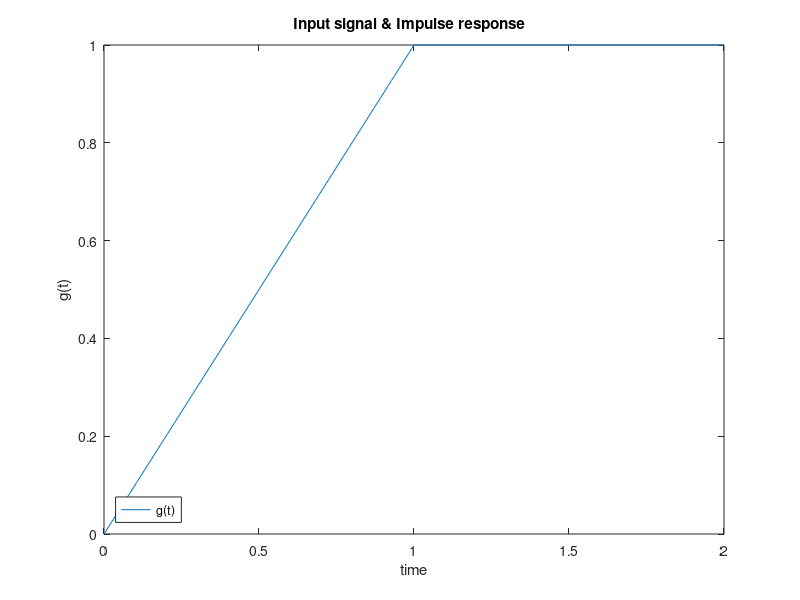
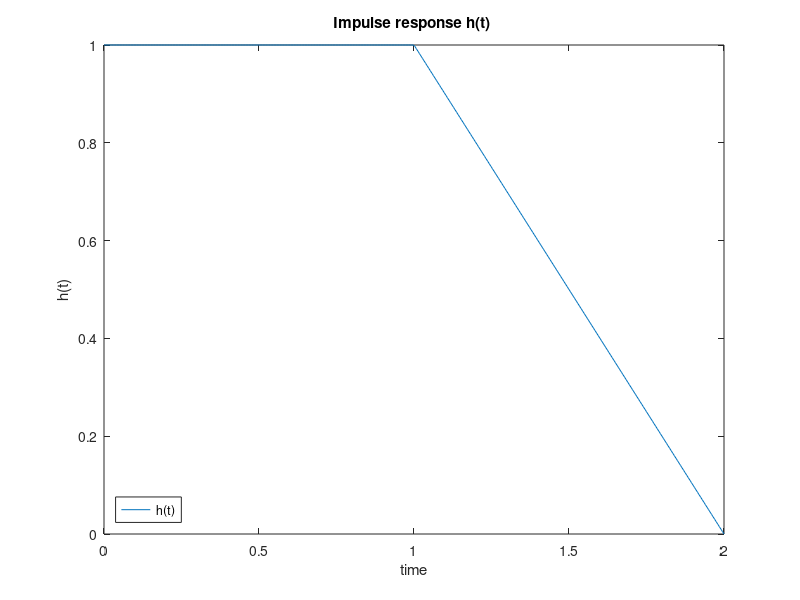
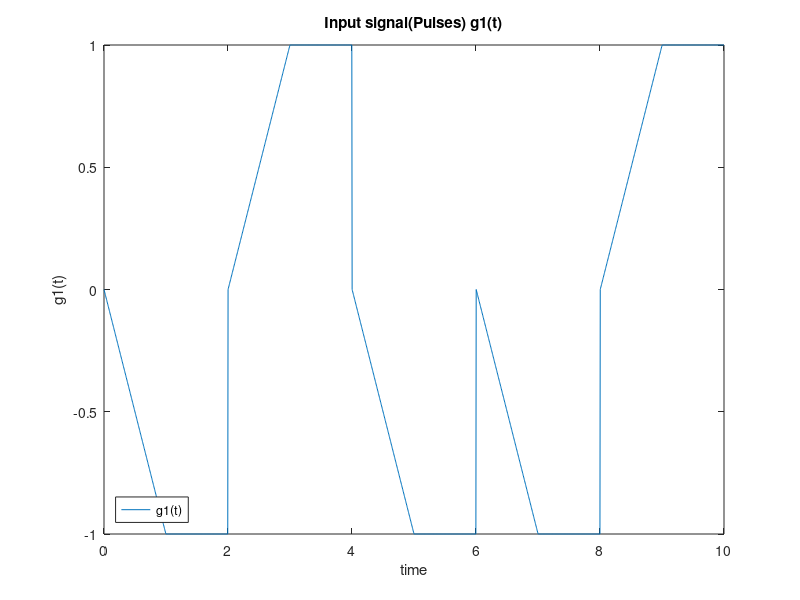
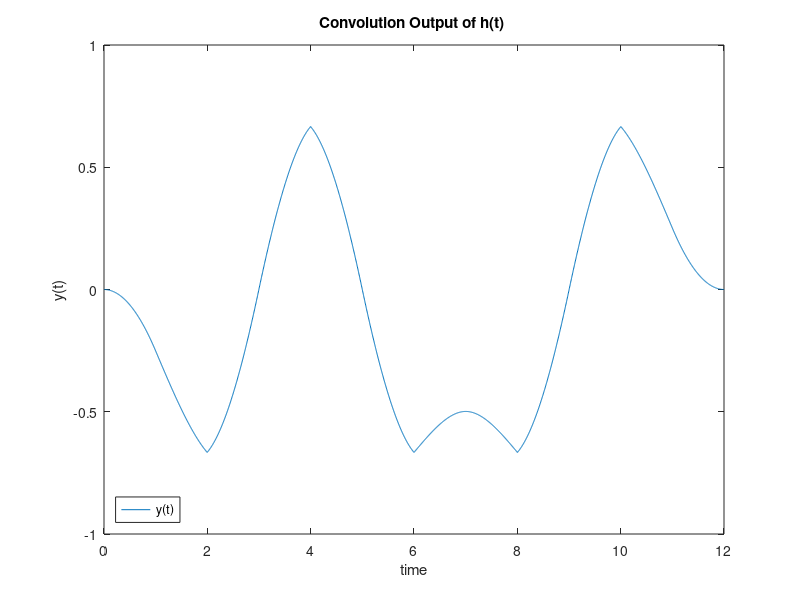

MATLAB code for these plots, in order:
%% Question 1
clear; clc; close;
%h(t)=g(Tb-t) because receiver is a matched filter
%1-First Question :
%a)
%assume t=x
%First figure :
figure()

Tb=2
%will draw 2*Tb*fs points ... 200 points Tb*fs and Tb*fs points 1
Ts=1/200
fs = 1/Ts

%Tb/Ts=Tb*fs
t = linspace(0, Tb, Tb*fs);
g = [2* t(1:(length(t)/2)) /Tb, ones(1, Tb*fs/2)];

plot(t,g)
title('Input signal & Impulse response  ')
ylabel('g(t)')
legend({'g(t)'},'Location','southwest')
xlabel('time')
hold off
%---------------------------------
%Plotting h(t) only
figure()
h=fliplr(g)
plot(t,h) %note h(t)=k*g(t-Tb))---assume k = 1
title('Impulse response h(t) ')
ylabel('h(t)')
legend({'h(t)'},'Location','southwest')
xlabel('time')
hold off
%----------------------------
%b)
%If the input array is [-1 1 -1 -1 1] so g1 is [-g g -g -g g]
%Plotting g1(t): g1 is train of pulses 
figure()
t1=linspace(0,5*Tb,5*(Tb/Ts))
Input=[-1 1 -1 -1 1]
%empty matrix 
%g1=
%length(g1)=5*length(g)
k=1;

for i= 1 :length(g):5*length(g)
    g1(i:i+length(g)-1)=Input(k)*g
    k=k+1
end   
% adding noise
% uncomment in the presence of awgn
%g1 = 0.5* awgn(g1,5);

plot(t1,g1)
title('Input signal(Pulses) g1(t)')
ylabel('g1(t)')
legend({'g1(t)'},'Location','southwest')
xlabel('time')
hold off

%----------
%covolution 
%h(t)*g(t)*0.5=g0(t)=y(t) 
%L : length of time should = [ length(g1)+length(h)-1 ]-convolution 
L=(length(g1)+length(h)-1)
figure()
t2=linspace(0,(length(Input)+1)*Tb,L)
y=Ts*0.5*conv(h,g1)

%uncomment in the presence of awgn
%y=Ts*conv(h,g1)


plot(t2,y)
title('Convolution Output of h(t) ')
ylabel('y(t)')
legend({'y(t)'},'Location','southwest')
xlabel('time')
hold off

%Sampling :

figure()
%%%%%%%%%%%%%%%%%%
%Tb/Ts %L 
for i=Tb/Ts:Tb/Ts:L
    stem(t2(i),y(i))
    hold on
end   
title('sampled output of the optimum receiver, h1(t)')
ylabel('y1(t)')
legend({'y1(t)'},'Location','southwest')
xlabel('time')
hold off

size(g1)
size(t1)

figure()

t4 = linspace(0, Tb, Tb*fs);
h2 = [zeros(1, Tb*fs/2),ones(1, Tb*fs/2)];

plot(t4,h2) 
title('Impulse response h2(t) ')
ylabel('h2(t)')
legend({'h2(t)'},'Location','southwest')
xlabel('time')
hold off

%covolution 
%h2(t)*g(t)*0.5=g0(t)=y3(t) 
%L : length of time should = [ length(g1)+length(h2)-1 ]-convolution 
L=(length(g1)+length(h2)-1)
figure()
t5=linspace(0,(length(Input)+1)*Tb,L)
y3=Ts*0.5*conv(h2,g1)
plot(t5,y3)
title('Convolution Output of h2(t)')
ylabel('y2(t)')
legend({'y2(t)'},'Location','southwest')
xlabel('time')
hold off

%Sampling :

figure()
%%%%%%%%%%%%%%%%%%
%Tb/Ts %L 
for i=Tb/Ts:Tb/Ts:L
    stem(t5(i),y3(i))
    hold on
end   

title('sampled output of the receiver filter, h2(t)')
ylabel('y2(t)')
legend({'y2(t)'},'Location','southwest')
xlabel('time')
hold off

%% Question 3
clear; clc; close;
%below we ask the user for all the parameters needed before we proceed
fprintf('Please choose the pulse shape:\n');
fprintf('1. NRZ\n2. Ideal Nyquist Pulse\n3. Raised-Cosine\n4. Square Root Raised-Cosine\n');
pulse_type = input('Enter the number of the chosen type: ');
pam_level = input('Enter numebr of PAM levels(2 or 8): ');
duration = input('Enter 1 for eye digram of duration Ts or 2 for duration 2Ts: ');

%generate 300 random bits uniformly distributed(equiprobable bits)
no_bits = 300; %number of bits to generate
bits = randi([0, 1], 1, no_bits);
Tb = 1; %each pulse is 1 sec
fs = 1000; %sampling freq used to plot pulses

switch pulse_type %decide which pulse type to use based on the user's choice
    case 1 %polar
        encoded = PolarPAM(bits, pam_level);
        %repeat each value in the encoded array Ts*fs times to make it a pulse
        encoded_pulses = repelem(encoded, Tb*fs);
        %define the time axis for the desired time(either Ts or 2Ts)
        t = linspace(0, duration*Tb, duration*Tb*fs);
        %draw eye diagram by taking one/two pulse each iteration and imposing it on the plot
        for i = 1 : duration*Tb*fs : length(encoded_pulses)
            encoded_pulses(1, i) = 0;
            encoded_pulses(1, i + duration*Tb*fs - 1) = 0;
            plot(t, encoded_pulses(1, i : i + duration*Tb*fs - 1))
            hold on
        end
        grid on; xlim([-0.1 duration*Tb + 0.1]);
        title(sprintf('Eye Diagram of %d level Polar PAM with duaration %dTs', pam_level, duration))
        xlabel('time s')
        ylabel('Amplitude V')
    case 2 %Ideal nyquist
        %define the time axis on which we want to generate the sinc signal
        t_sinc = linspace(-5, 5, Tb*1001*10);
        %generate the sinc signal using the time axis defined above
        raised_cos = sinc(t_sinc);
        %apply polar pam to the input bits to transform the input into correct levels
        input = PolarPAM(bits, pam_level);
        %repeat each value in the encoded array Tb*1001 times to make it a pulse of same width as sinc
        input_pulses = repelem(input, Tb*1001);
        %we want to turn the pulses into just an impulse in the middle of the pulse
        %generate array of zeros same length as the input_pulses
        temp = zeros(1, length(input_pulses));
        %only put 1 in the middle of each pulse
        temp(501:1001:end) = 1;
        %finally to get the impulses multiply element by element in temp and input_pulses
        impulses = temp.*input_pulses;
        %convolve sinc signal and input impulses together to obtain pam modulation
        result = conv(raised_cos, impulses, 'same');
        t = linspace(0, duration*Tb, duration*Tb*1001);
        %draw eye diagram by taking one/two pulse each iteration and imposing it on the plot
        for i = 1 : duration*Tb*1001 : length(result)
            plot(t, result(1, i : i + duration*Tb*1001 - 1))
            hold on
        end
        grid on; xlim([-0.1 duration*Tb + 0.1]);
        title(sprintf('Eye Diagram of %d level Ideal Nyquist PAM with duaration %dTs', pam_level, duration))
        xlabel('time s')
        ylabel('Amplitude V')
    case 3 %raised cos
        %define the time axis on which we want to generate the sinc signal
        t_sinc = linspace(-5, 5, Tb*1001*10);
        %define the roll off factor
        alpha = 1;
        %generate the raised cos signal using the time axis defined above
        raised_cos = sinc(t_sinc).*cos(2*pi*alpha*t_sinc)./(1-16*(alpha^2)*(t_sinc.^2));
        %apply polar pam to the input bits to transform the input into correct levels
        input = PolarPAM(bits, pam_level);
        %repeat each value in the encoded array Tb*1001 times to make it a pulse of same width as sinc
        input_pulses = repelem(input, Tb*1001);
        %we want to turn the pulses into just an impulse in the middle of the pulse
        %generate array of zeros same length as the input_pulses
        temp = zeros(1, length(input_pulses));
        %only put 1 in the middle of each pulse
        temp(501:1001:end) = 1;
        %finally to get the impulses multiply element by element in temp and input_pulses
        impulses = temp.*input_pulses;
        %convolve sinc signal and input impulses together to obtain pam modulation
        result = conv(raised_cos, impulses, 'same');
        t = linspace(0, duration*Tb, duration*Tb*1001);
        %draw eye diagram by taking one/two pulse each iteration and imposing it on the plot
        for i = 1 : duration*Tb*1001 : length(result)
            plot(t, result(1, i : i + duration*Tb*1001 - 1))
            hold on
        end
        grid on; xlim([-0.1 duration*Tb + 0.1]);
        title(sprintf('Eye Diagram of %d level Raised Cos PAM with duaration %dTs', pam_level, duration))
        xlabel('time s')
        ylabel('Amplitude V')
    case 4 %sqrt raised cos
        %define the time axis on which we want to generate the sinc signal
        t_sinc = linspace(-5, 5, Tb*1001*10);
        %define the roll off factor
        alpha = 1; Tc = 0.2604167;
        %generate the raised cos signal using the time axis defined above
        num = cos(pi*t_sinc*(1+alpha)/Tc) + (Tc./(4*alpha*t_sinc)).*sin(pi*t_sinc*(1-alpha)/Tc);
        den = 1 - (4*alpha*t_sinc/Tc).^2;
        sqrt_raised_cos = (4*alpha/(pi*sqrt(Tc)))*num./den;
        %apply polar pam to the input bits to transform the input into correct levels
        input = PolarPAM(bits, pam_level);
        %repeat each value in the encoded array Tb*1001 times to make it a pulse of same width as sinc
        input_pulses = repelem(input, Tb*1001);
        %we want to turn the pulses into just an impulse in the middle of the pulse
        %generate array of zeros same length as the input_pulses
        temp = zeros(1, length(input_pulses));
        %only put 1 in the middle of each pulse
        temp(501:1001:end) = 1;
        %finally to get the impulses multiply element by element in temp and input_pulses
        impulses = temp.*input_pulses;
        %convolve sinc signal and input impulses together to obtain pam modulation
        result = conv(sqrt_raised_cos, impulses, 'same');
        t = linspace(0, duration*Tb, duration*Tb*1001);
        %draw eye diagram by taking one/two pulse each iteration and imposing it on the plot
        for i = 1 : duration*Tb*1001 : length(result)
            plot(t, result(1, i : i + duration*Tb*1001 - 1))
            hold on
        end
        grid on; xlim([-0.1 duration*Tb + 0.1]);
        title(sprintf('Eye Diagram of %d level Sqrt Raised Cos PAM with duaration %dTs', pam_level, duration))
        xlabel('time s')
        ylabel('Amplitude V')
end

%%
function encoded = PolarPAM(bits, pam_level)
if pam_level == 2
    %in pam2 encoded array has the same size as original array
    encoded = ones(size(bits)); %create an array filled with 1s same size as original array
    encoded(bits == 0) = -1; %only set indices where the bit = 0 to the level -1
else %pam level == 8
    %in pam2 encoded array has the (1/3) size as original array as log_2(8) = 3
    encoded = zeros(1, length(bits)/3);
    encoded_index = 1; %will be used as the index of the encoded array inside the loop
    for i = 1 : 3 : length(bits) %each iteration takes three consecutive bits to encode together
        bits_to_encode = bits(1, i : i+2); %extract the bits to be encoded
        num = bin2dec(num2str(bits_to_encode)); %convert the bits to decimal
        encoded(1, encoded_index) = 2*num-7; %the formula 2*num-7 finds the correct level of each num
        encoded_index = encoded_index + 1;
    end
end
end



